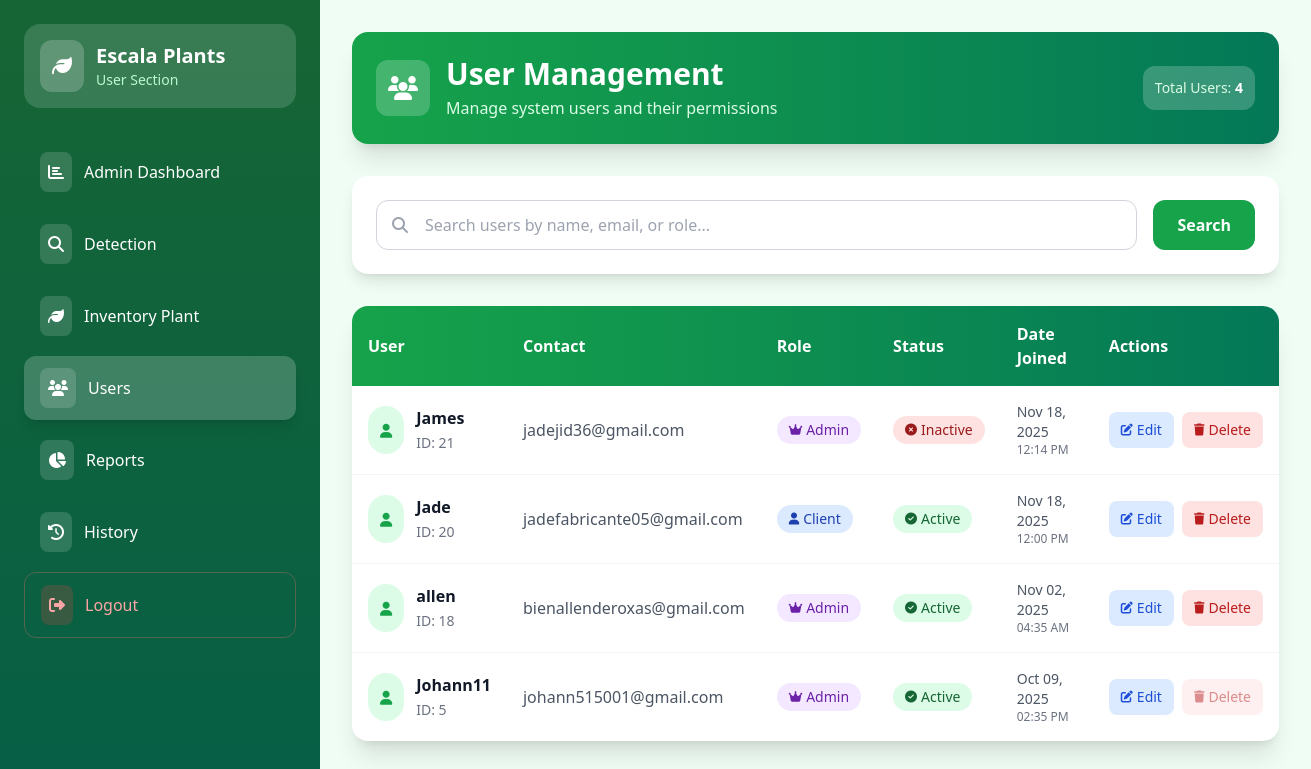
Screenshot of /users/ (signed in) with the database file from the repository.
### dashboard/models.py (models this page shows)
class CustomUser(AbstractUser):
    ROLE_CHOICES = (
        ('admin', 'Admin'),
        ('client', 'Client'),
    )
    email = models.EmailField(unique=True)  # Make email required and unique
    role = models.CharField(max_length=10, choices=ROLE_CHOICES, default='client')
    USERNAME_FIELD = 'email'  # Use email for authentication
    REQUIRED_FIELDS = ['username']  # Keep username but not required for login

### dashboard/views.py (the view, shortened to what this page needs)
# urls.py: path('users/', user_list, name='user_list'),
@login_required
def user_list(request):
    if request.user.role != "admin":
        return redirect('home')
    users = CustomUser.objects.all().order_by('-date_joined')
    search_query = request.GET.get('search', '')
    if search_query:
        users = users.filter(
            Q(username__icontains=search_query) |
            Q(email__icontains=search_query) |
            Q(role__icontains=search_query)
        )
    return render(request, "dashboard/user_list.html", {
        "users": users,
        "search_query": search_query
    })

### dashboard/templates/dashboard/user_list.html (shortened to what this page needs)
{% load static %}
<!DOCTYPE html>
<html lang="en">
<head>
    <script src="https://cdn.tailwindcss.com"></script>
    <link rel="stylesheet" href="https://cdnjs.cloudflare.com/ajax/libs/font-awesome/6.4.0/css/all.min.css">
</head>
<body>
    <div class="flex">
        <div class="sidebar hidden lg:block">
            <div class="p-6">
                <div class="bg-white bg-opacity-15 rounded-2xl p-4 mb-8">
                    <div class="flex items-center space-x-3">
                        <div class="bg-white bg-opacity-20 p-3 rounded-xl">
                            <i class="fas fa-leaf text-white text-xl"></i>
                        </div>
                        <div>
                            <h1 class="text-xl font-bold">Escala Plants</h1>
                            <p class="text-green-200 text-sm">User Section</p>
                        </div>
                    </div>
                </div>
                <nav class="space-y-2">
                    <a href="{% url 'admin_dashboard' %}" class="flex items-center py-3 px-4 rounded-xl transition-all duration-200 hover:bg-white hover:bg-opacity-10">
                        <div class="bg-white bg-opacity-15 p-2 rounded-lg mr-3">
                            <i class="fas fa-chart-bar text-white"></i>
                        </div>
                        <span class="font-medium">Admin Dashboard</span>
                    </a>
                    <a href="{% url 'detector' %}" class="flex items-center py-3 px-4 rounded-xl transition-all duration-200 hover:bg-white hover:bg-opacity-10">
                        <div class="bg-white bg-opacity-15 p-2 rounded-lg mr-3">
                            <i class="fas fa-search text-white"></i>
                        </div>
                        <span class="font-medium">Detection</span>
                    </a>
                    <a href="{% url 'inventory' %}" class="flex items-center py-3 px-4 rounded-xl transition-all duration-200 hover:bg-white hover:bg-opacity-10">
                        <div class="bg-white bg-opacity-15 p-2 rounded-lg mr-3">
                            <i class="fas fa-leaf text-white"></i>
                        </div>
                        <span class="font-medium">Inventory Plant</span>
                    </a>
                    <a href="{% url 'user_list' %}" class="flex items-center py-3 px-4 rounded-xl bg-white bg-opacity-20 shadow-lg">
                        <div class="bg-white bg-opacity-15 p-2 rounded-lg mr-3">
                            <i class="fas fa-users text-white"></i>
                        </div>
                        <span class="font-medium">Users</span>
                    </a>
                    <a href="{% url 'reports' %}" class="flex items-center py-3 px-4 rounded-xl transition-all duration-200 hover:bg-white hover:bg-opacity-10">
                        <div class="bg-white bg-opacity-15 p-2 rounded-lg mr-3">
                            <i class="fas fa-chart-pie text-white"></i>
                        </div>
                        <span class="font-medium">Reports</span>
                    </a>
                    <a href="{% url 'history' %}" class="flex items-center py-3 px-4 rounded-xl transition-all duration-200 hover:bg-white hover:bg-opacity-10">
                        <div class="bg-white bg-opacity-15 p-2 rounded-lg mr-3">
                            <i class="fas fa-history text-white"></i>
                        </div>
                        <span class="font-medium">History</span>
                    </a>
                    <a href="{% url 'logout' %}" class="flex items-center py-3 px-4 rounded-xl transition-all duration-200 hover:bg-red-600 hover:bg-opacity-20 border border-red-400 border-opacity-30">
                        <div class="bg-red-500 bg-opacity-20 p-2 rounded-lg mr-3">
                            <i class="fas fa-sign-out-alt text-red-300"></i>
                        </div>
                        <span class="font-medium text-red-300">Logout</span>
                    </a>
                </nav>
            </div>
        </div>
        <main class="main-content flex-1">
            <div class="bg-gradient-to-r from-green-600 to-emerald-700 text-white p-6 rounded-2xl shadow-xl mb-8">
                <div class="flex flex-col lg:flex-row lg:items-center lg:justify-between">
                    <div class="flex items-center space-x-4 mb-4 lg:mb-0">
                        <div class="bg-white bg-opacity-20 p-3 rounded-xl">
                            <i class="fas fa-users text-white text-2xl"></i>
                        </div>
                        <div>
                            <h2 class="text-2xl lg:text-3xl font-bold">User Management</h2>
                            <p class="text-green-100 mt-1">Manage system users and their permissions</p>
                        </div>
                    </div>
                    <div class="bg-white bg-opacity-20 rounded-xl p-3">
                        <p class="text-green-100 text-sm">Total Users: <span class="font-bold text-white">{{ users|length }}</span></p>
                    </div>
                </div>
            </div>
            <div class="bg-white rounded-2xl shadow-lg p-6 mb-8">
                <form method="GET" class="flex flex-col lg:flex-row gap-4">
                    <div class="flex-1 relative">
                        <input
                            type="text"
                            name="search"
                            value="{{ search_query }}"
                            placeholder="Search users by name, email, or role..."
                            class="w-full px-4 py-3 pl-12 border border-gray-300 rounded-xl focus:ring-2 focus:ring-green-500 focus:border-transparent"
                        >
                        <i class="fas fa-search absolute left-4 top-1/2 transform -translate-y-1/2 text-gray-400"></i>
                    </div>
                    <button type="submit" class="bg-green-600 text-white px-6 py-3 rounded-xl hover:bg-green-700 transition-colors font-semibold">
                        Search
                    </button>
                </form>
            </div>
            <div class="bg-white rounded-2xl shadow-xl overflow-hidden">
                <div class="overflow-x-auto">
                    <table class="min-w-full">
                        <thead>
                            <tr class="bg-gradient-to-r from-green-600 to-emerald-700 text-white">
                                <th class="p-4 text-left font-semibold">User</th>
                                <th class="p-4 text-left font-semibold">Contact</th>
                                <th class="p-4 text-left font-semibold">Role</th>
                                <th class="p-4 text-left font-semibold">Status</th>
                                <th class="p-4 text-left font-semibold">Date Joined</th>
                                <th class="p-4 text-left font-semibold">Actions</th>
                            </tr>
                        </thead>
                        <tbody class="divide-y divide-gray-100">
                            {% for user in users %}
                            <tr class="hover:bg-green-50 transition-colors duration-200 user-row">
                                <td class="p-4">
                                    <div class="flex items-center space-x-3">
                                        <div class="bg-green-100 p-3 rounded-full">
                                            <i class="fas fa-user text-green-600 text-sm"></i>
                                        </div>
                                        <div>
                                            <span class="font-semibold text-gray-900 block">{{ user.username }}</span>
                                            <span class="text-gray-500 text-sm">ID: {{ user.id }}</span>
                                        </div>
                                    </div>
                                </td>
                                <td class="p-4">
                                    <div class="text-gray-600">
                                        <div class="font-medium">{{ user.email }}</div>
                                    </div>
                                </td>
                                <td class="p-4">
                                    {% if user.role == 'admin' %}
                                        <span class="inline-flex items-center px-3 py-1 rounded-full text-sm font-medium bg-purple-100 text-purple-800">
                                            <i class="fas fa-crown mr-1 text-xs"></i>
                                            {{ user.role|title }}
                                        </span>
                                    {% else %}
                                        <span class="inline-flex items-center px-3 py-1 rounded-full text-sm font-medium bg-blue-100 text-blue-800">
                                            <i class="fas fa-user mr-1 text-xs"></i>
                                            {{ user.role|title }}
                                        </span>
                                    {% endif %}
                                </td>
                                <td class="p-4">
                                    {% if user.is_active %}
                                        <span class="inline-flex items-center px-3 py-1 rounded-full text-sm font-medium bg-green-100 text-green-800">
                                            <i class="fas fa-check-circle mr-1 text-xs"></i>
                                            Active
                                        </span>
                                    {% else %}
                                        <span class="inline-flex items-center px-3 py-1 rounded-full text-sm font-medium bg-red-100 text-red-800">
                                            <i class="fas fa-times-circle mr-1 text-xs"></i>
                                            Inactive
                                        </span>
                                    {% endif %}
                                </td>
                                <td class="p-4 text-gray-600">
                                    <div class="text-sm">{{ user.date_joined|date:"M d, Y" }}</div>
                                    <div class="text-xs text-gray-500">{{ user.date_joined|date:"h:i A" }}</div>
                                </td>
                                <td class="p-4">
                                    <div class="flex space-x-2">
                                        <a href="{% url 'update_user' user.id %}"
                                           class="inline-flex items-center px-3 py-2 rounded-lg text-sm font-medium bg-blue-100 text-blue-700 hover:bg-blue-200 transition-colors duration-200"
                                           title="Edit User">
                                            <i class="fas fa-edit mr-1 text-xs"></i>
                                            Edit
                                        </a>
                                        <form method="POST" class="inline-block" onsubmit="return confirmDelete('{{ user.username }}');">
                                            <button type="submit"
                                                    class="inline-flex items-center px-3 py-2 rounded-lg text-sm font-medium bg-red-100 text-red-700 hover:bg-red-200 transition-colors duration-200 {% if user.id == request.user.id %}opacity-50 cursor-not-allowed{% endif %}"
                                                    {% if user.id == request.user.id %}disabled title="Cannot delete your own account"{% else %}title="Delete User"{% endif %}>
                                                <i class="fas fa-trash mr-1 text-xs"></i>
                                                Delete
                                            </button>
                                        </form>
                                    </div>
                                </td>
                            </tr>
                            {% endfor %}
                        </tbody>
                    </table>
                </div>
            </div>
        </main>
    </div>
</body>
</html>

### dashboard/templates/dashboard/user_list.html (style rules this page uses)
body { background: #f0fdf4; margin: 0; padding: 0; font-family: system-ui, -apple-system, sans-serif; overflow-x: hidden; }
.sidebar { background: linear-gradient(to bottom, #166534, #065f46); color: white; width: 320px; min-height: 100vh; position: fixed; left: 0; top: 0; overflow-y: auto; z-index: 1000; transition: transform 0.3s ease; }
.main-content { margin-left: 320px; min-height: 100vh; padding: 2rem; background: #f0fdf4; transition: margin-left 0.3s ease; }

### rows the page displays
CustomUser: username "James", id "21", email "jadejid36@gmail.com", role "Admin", is_active False (drawn), date_joined "Nov 18, 2025", date_joined "12:14 PM"
CustomUser: username "Jade", id "20", email "jadefabricante05@gmail.com", role "Client", is_active True (drawn), date_joined "Nov 18, 2025", date_joined "12:00 PM"
CustomUser: username "allen", id "18", email "bienallenderoxas@gmail.com", role "Admin", is_active True (drawn), date_joined "Nov 02, 2025", date_joined "04:35 AM"
CustomUser: username "Johann11", id "5", email "johann515001@gmail.com", role "Admin", is_active True (drawn), date_joined "Oct 09, 2025", date_joined "02:35 PM"

### other values shown
{{ users|length }} "4"
